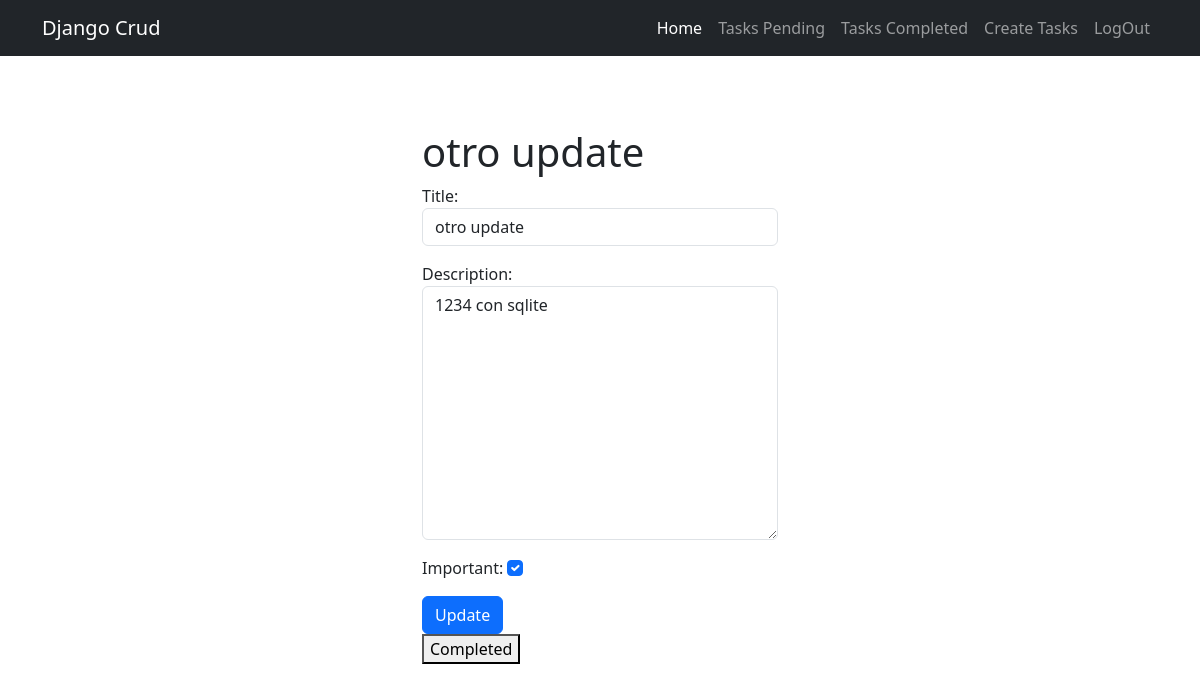
The page /tasks/11/ (signed in) on the database its author committed.
### tasks/models.py (models this page shows, shortened)
class Task(models.Model):
  title = models.CharField(max_length=200)
  description = models.TextField(max_length=1000)
  created = models.DateTimeField(auto_now_add=True)
  datecompleted = models.DateTimeField(null=True, blank=True)
  important = models.BooleanField(default=False)
  user = models.ForeignKey(User, on_delete=models.CASCADE)
  user = models.ForeignKey(User, on_delete=models.CASCADE)

### tasks/views.py (the view, shortened to what this page needs)
# urls.py: path('tasks/<int:task_id>/', views.task_detail, name='task_detail'),
@login_required
def task_detail(request, task_id):
    if request.method == 'GET':
        task = get_object_or_404(Task, pk=task_id, user=request.user)
        form = TaskForm(instance=task)
        return render(request,'task_detail.html',{'task': task, 'form':form})

### tasks/forms.py
class TaskForm(forms.ModelForm):
    class Meta:
        model = Task
        fields = ['title', 'description', 'important']
        widgets = {
            'title': forms.TextInput(attrs={'class' : 'form-control', 'placeholder': 'Write a Title'}),
            'description': forms.Textarea(attrs={'class' : 'form-control', 'placeholder': 'Write a Description'}),
            'important': forms.CheckboxInput(attrs={'class' : 'form-check-input '}),
        }

### tasks/templates/task_detail.html (shortened to what this page needs)
{% extends "base.html" %}
 {% block content %}
 <main class="container mt-5">
   <div class="row">
       <div class="col-md-4 offset-md-4 mt-4">
         <h1>{{task.title}}</h1>
         <form method='POST'>
            {{form.as_p}}
            <a class="btn btn-primary" >
               Update
         </a>
    </form>
    <form method='POST'>
      <button>
         Completed
      </button>
    </form>
 {% endblock %}

### rows shown on the page
Task: title "otro update", description "1234 con sqlite", important "☑"
